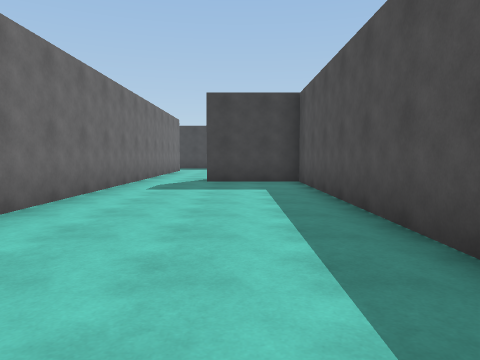
View 1 (above)

24 first-person views from a walk through a scene from a Unity 3-D project. The camera is 1.3 m above the floor, tilts 4° down and sees 70° across. The floor is counted in squares, 2 m on a side. Each view is taken from the middle of a square. On the plan, view 1 faces up. The plan holds only what a view shows up to about 10 squares ahead; the rest is blank. The place goes on beyond the plan. The player character is not drawn.

View 2
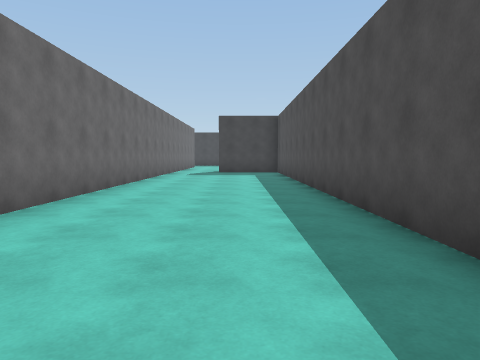

View 3
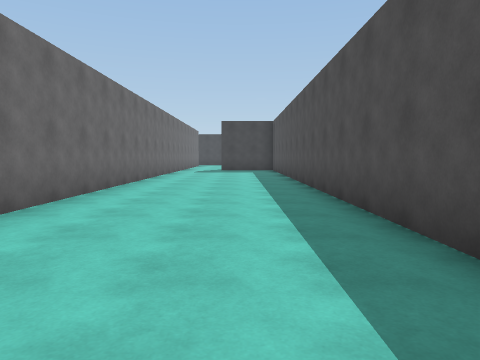

View 4
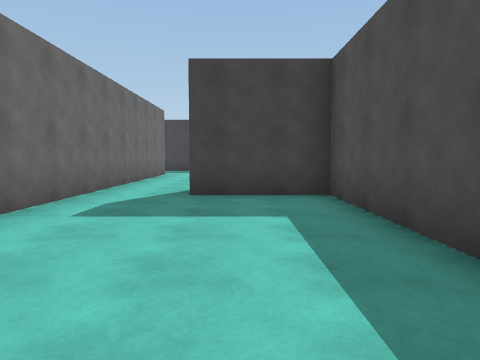

View 5
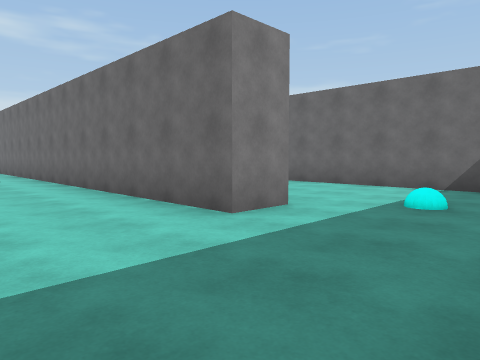

View 6
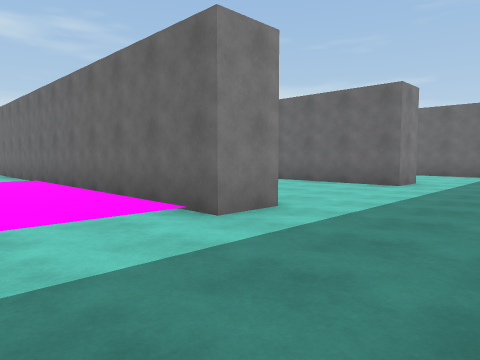

View 7
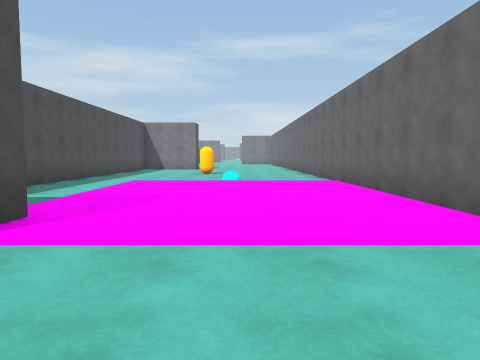

View 8
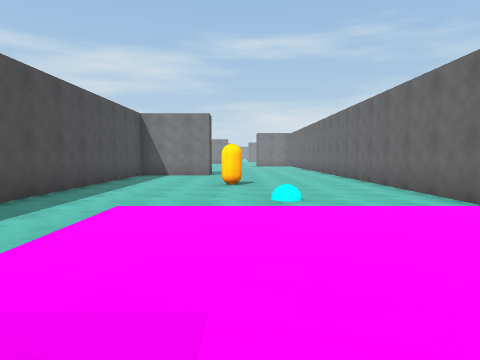

View 9
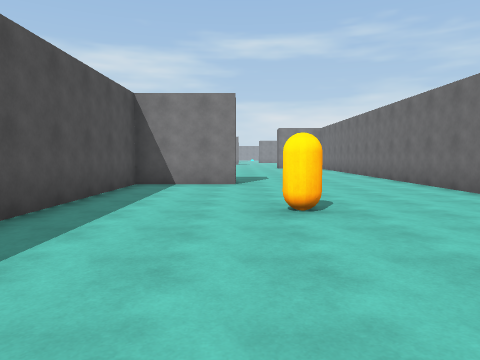

View 10
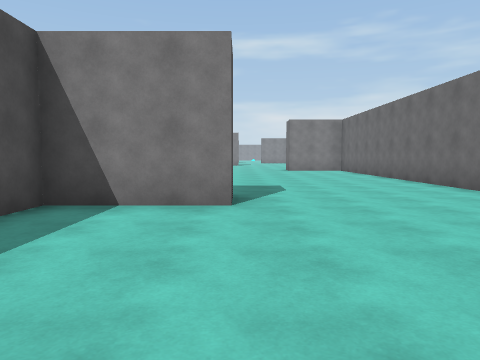

View 11
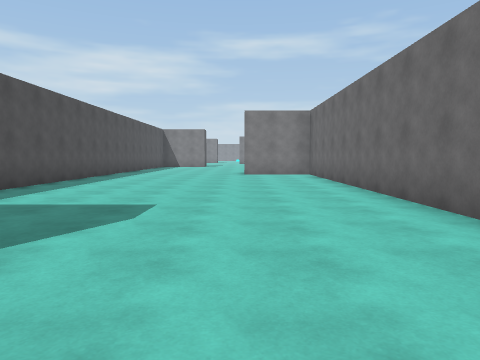

View 12
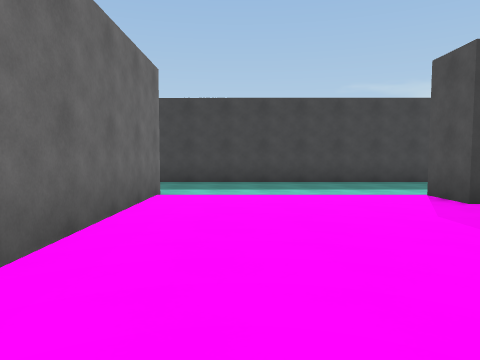

View 13
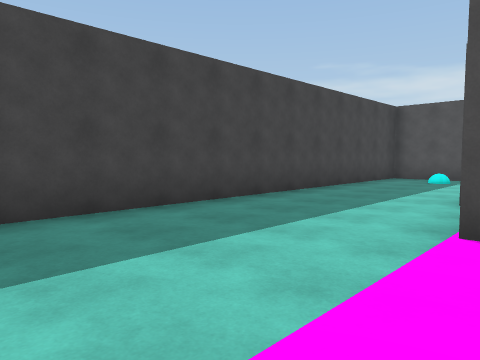

View 14
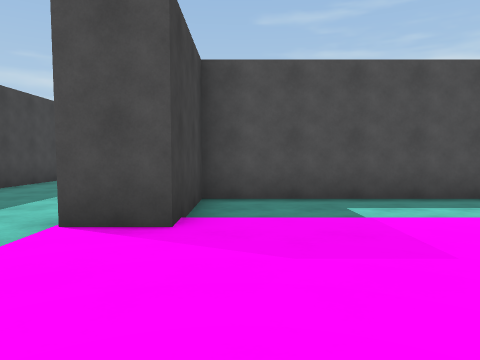

View 15
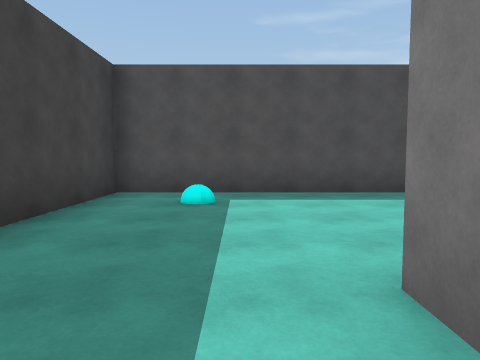

View 16
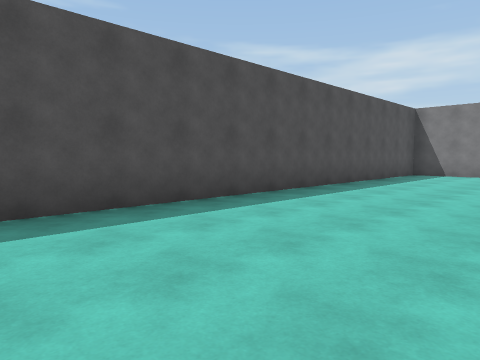

View 17
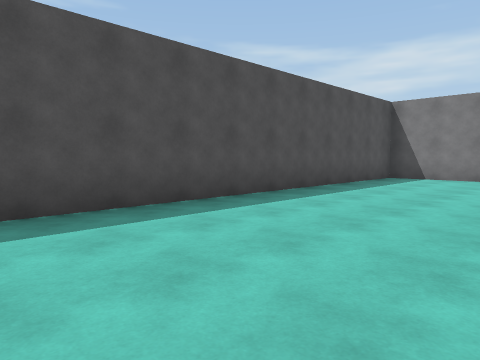

View 18
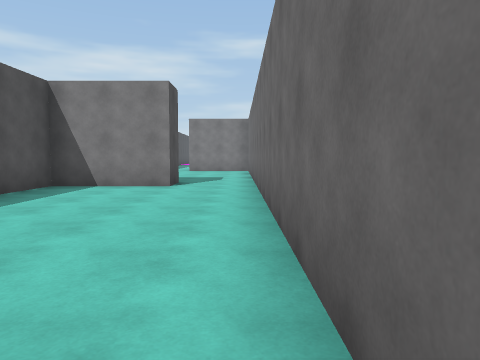

View 19
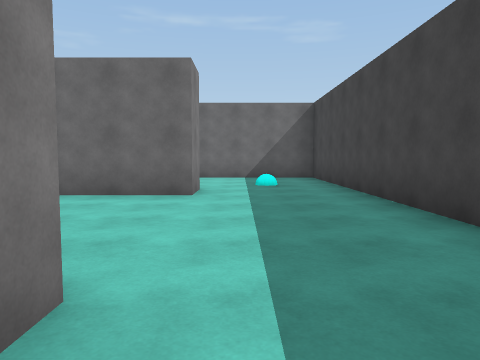

View 20
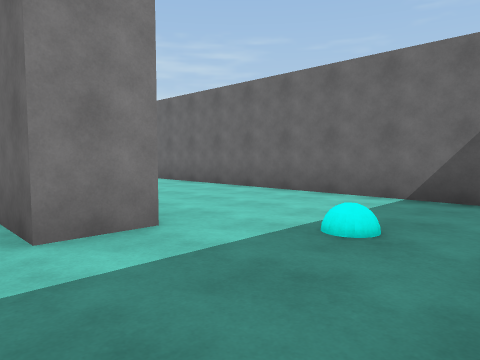

View 21
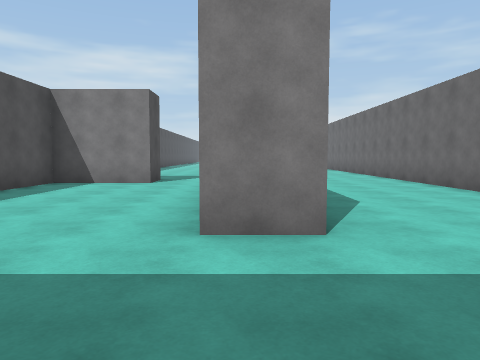

View 22
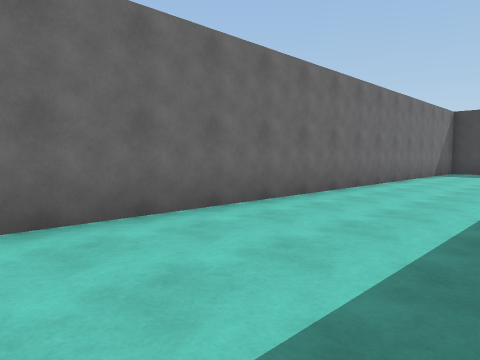

View 23
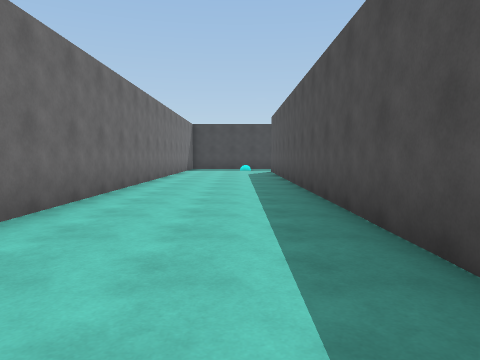

View 24
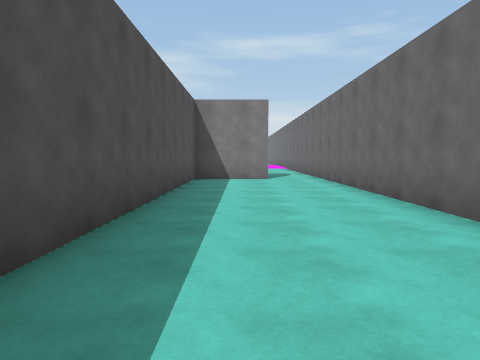

### Floor plan
Points are (right, up) in squares from view 1. A wall is a line through its corners. A room is listed if a view was taken in it or the views show most of it. See-through windows are left out.
Room 1 (views 1, 2, 3, 4)
walls: (1.5, -4.9) (1.5, 8.7) (-0.8, 8.7) (-0.8, 9.8); (-2.7, 9.5) (-2.7, -3.2)
ways out: opening at (-1.5, 9) to room 2
Room 2 (views 5, 6, 7, 8, 9, 10, 11, 12, 13, 14, 15, 16, 17, 18, 19, 20, 21, 22, 23, 24)
walls: (7, 0.5) (9.6, 0.5) (9.6, 13.6) (7.1, 13.6) (7.1, 14.7); (-0.8, 9.8) (1.5, 9.8) (1.5, 11.6); (12.5, 2.5) (12.5, 3.6) (15.1, 3.6) (15.1, 18.2) (1.8, 18.2); (10.6, 10.6) (10.6, 2.5); (1.5, 15.2) (2.5, 15.2) (2.5, -8.1); (-5.9, -2.8) (-3.7, -2.8) (-3.7, 11.1); (10, 15.2) (10.8, 15.2); (9.6, -8.1) (9.6, -4.5); (-3.8, 15.2) (-2.7, 15.2) (-2.7, 9.5); (-0.1, 18.2) (-7, 18.2); (-7.4, 17.1) (-7.4, -3.1)
ways out: opening at (-1.5, 9) to room 1; opening at (-6.5, -3); opening at (11.5, 3)
objects: other object (6, 4) to (6, 5)

Where each view was taken, in squares from view 1:
view 1: 0 up, 0 right, facing up
view 2: 5 down, 0 right, facing up
view 3: 7 down, 0 right, facing up
view 4: 3 up, 0 right, facing up
view 5: 18 up, 0 right, facing down-left
view 6: 18 up, 5 right, facing down-left
view 7: 17 up, 5 right, facing down
view 8: 13 up, 6 right, facing down
view 9: 9 up, 7 right, facing down
view 10: 5 up, 7 right, facing down
view 11: 2 up, 5 right, facing down
view 12: 9 up, 4 right, facing up
view 13: 14 up, 4 right, facing up-right
view 14: 13 up, 4 right, facing right
view 15: 16 up, 9 right, facing right
view 16: 16 up, 11 right, facing down-right
view 17: 14 up, 11 right, facing down-right
view 18: 11 up, 11 right, facing down
view 19: 16 up, 3 right, facing left
view 20: 18 up, 2 left, facing down-left
view 21: 18 up, 3 left, facing down
view 22: 4 up, 4 left, facing up-left
view 23: 1 up, 5 left, facing up
view 24: 7 up, 5 left, facing down
